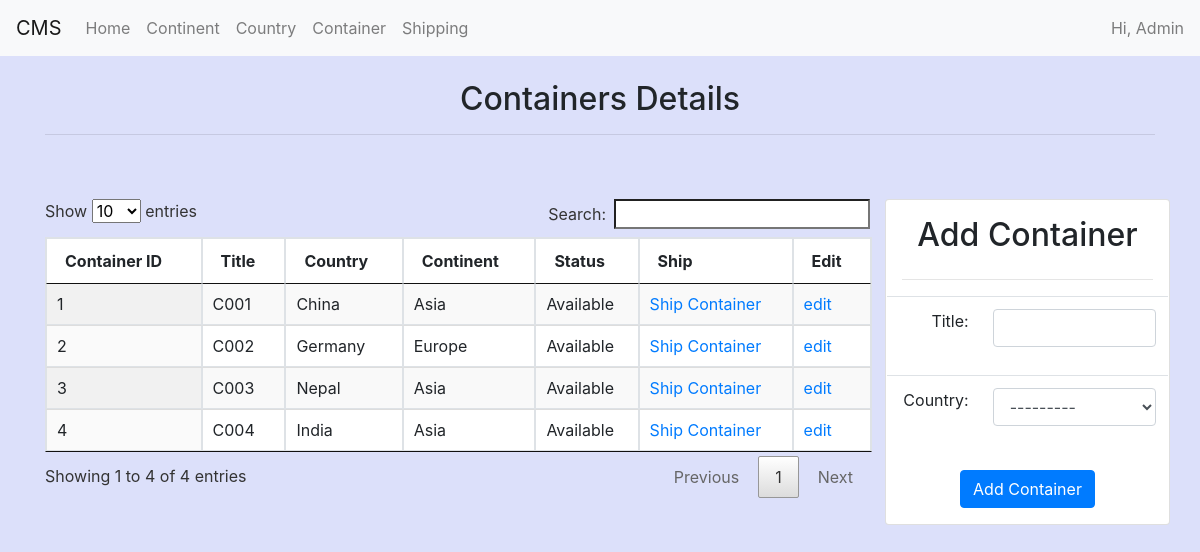
The app's page /container/, older data.
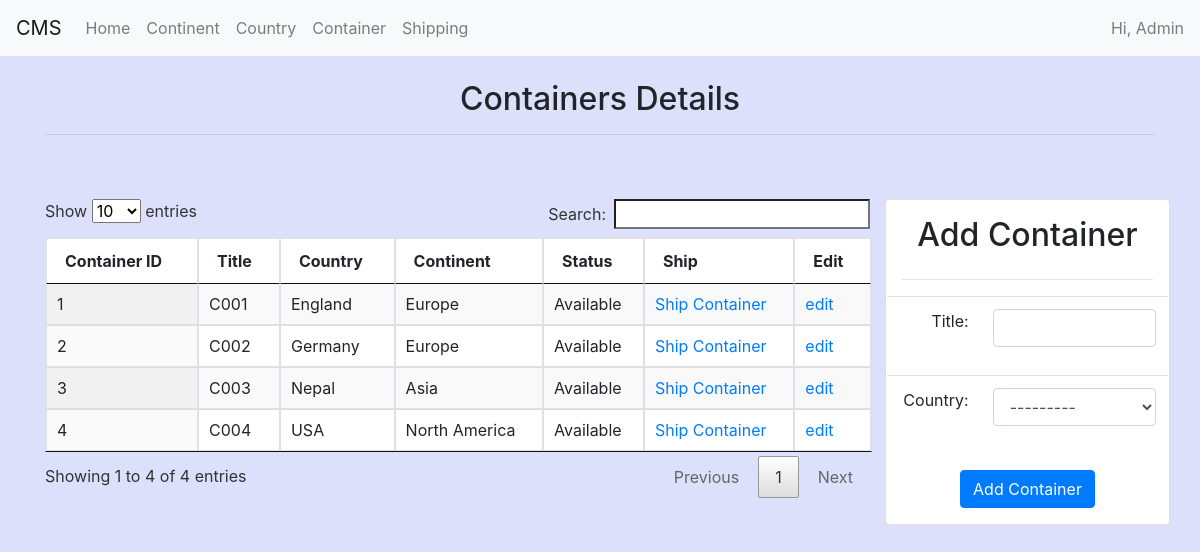
The same page, newer data.
### main/models.py (models this page shows, shortened)
class Container(models.Model):
    title = models.CharField(max_length=255, unique=True)
    country = models.ForeignKey(Country, on_delete=models.CASCADE)
    STATUS_CHOICES = [
        ('N', 'Not Available'),
        ('A', 'Available')
    ]
    status = models.CharField(
        max_length=1,
        choices=STATUS_CHOICES,
        default='A')
    def status_readable(self):
        return dict(Container.STATUS_CHOICES)[self.status]

class Country(models.Model):
    title = models.CharField(max_length=255, unique=True)
    continent = models.ForeignKey(Continent, on_delete=models.CASCADE)
    def __str__(self):
        return (self.title)

class Continent(models.Model):
    title = models.CharField(max_length=255, unique=True)
    def __str__(self):
        return (self.title)

### main/views.py (the view, shortened to what this page needs)
# urls.py: path('container/', container, name='container'),
def container(request):
    form = ContainerForm()
    records = Container.objects.all()
    status = Shipping.objects.all()
    return render(request, 'main/container.html', {
        'form': form,
        'title': 'Add Container',
        'records': records,
        'status': status
    })

### main/forms.py
class ContainerForm(forms.ModelForm):
    class Meta:
        model = Container
        fields = [
            'title',
            'country'
        ]

### templates/main/container.html (shortened to what this page needs)
{% extends 'base.html' %} {% load widget_tweaks %} {% block title %}{{title}}{% endblock %} {% block content %}
<center><h2>Containers Details</h2></center><hr><br>
{% if messages %}
	{% include '../includes/messages.html' %}
{% else %}
	<br>
{% endif %}
<div class="row">
	<div class="col-md-9 col-sm-12 table-responsive">
		<table id="mytable" class="mytable table table-bordered table-striped display" style="background-color: #FFFFFF;">
			<thead>
	            <th>Container ID</th>
	            <th>Title</th>
	            <th>Country</th>
	            <th>Continent</th>
	            <th>Status</th>
	            <th>Ship</th>
	            <th>Edit</th>
	        </thead>
	        <tbody>
	            {% for instance in records %}
	            <tr class='clickable-row'>
	                <td>{{instance.id}}</td>
	                <td>{{instance.title}}</td>
	                <td>{{instance.country}}</td>
	                <td>{{instance.country.continent}}</td>
	                <td>{{instance.status_readable}}</td>
	                <td>
	                	{% if instance.status == 'A' %}
		                <a href="{% url 'main:ship' container_id=instance.id %}">
		                    Ship Container
		                </a>
		                {% else %}
		                <a href="{% url 'main:deliver' container_id=instance.id %}">
		                	Confirm Delivery
		                </a>
		                {% endif %}
		            </td>
		            <td>
		                <a href="{% url 'main:update-container'  id=instance.id %}">
		                    edit
		                </a>
		            </td>
	    		</tr>
	        	{% endfor %}
	    	</tbody>
		</table>
	</div>
	<div class="card col-md-3 p-3 text-center">
		<h2>{{title}}</h2><hr>
		<form id="form" method="post" action="">
            <table class="table">
				{% for field in form.visible_fields %}
					<tr class="row form-group">
						<td class="col-md-4 text-right">{{ field.label_tag }}</td>
						<td class="col-md-8">{% render_field field class+="form-control" %}</td>
					</tr>
				{% endfor %}
			</table>
            <input type="submit" value="{{title}}" class="btn btn-primary pull-right"/>
        </form>
	</div>
</div>
{% endblock %}

Row changes from the older to the newer data that the page shows:
changed Container id 1: country "China" → "England"; country.continent "Asia" → "Europe"
changed Container id 4: country "India" → "USA"; country.continent "Asia" → "North America"
